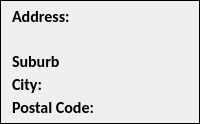
       <widget class="QFrame" name="f2_prac_address">
        <property name="frameShape">
         <enum>QFrame::Box</enum>
        </property>
        <layout class="QFormLayout" name="formLayout">
         <property name="horizontalSpacing">
          <number>14</number>
         </property>
         <property name="verticalSpacing">
          <number>2</number>
         </property>
         <property name="topMargin">
          <number>5</number>
         </property>
         <property name="bottomMargin">
          <number>5</number>
         </property>
         <item row="0" column="0">
          <widget class="QLabel" name="address">
           <property name="font">
            <font>
             <family>Calibri</family>
             <pointsize>12</pointsize>
             <bold>true</bold>
            </font>
           </property>
           <property name="text">
            <string>Address:</string>
           </property>
          </widget>
         </item>
         <item row="0" column="1">
          <widget class="QLabel" name="p1">
           <property name="font">
            <font>
             <family>Calibri</family>
             <pointsize>12</pointsize>
             <bold>false</bold>
            </font>
           </property>
           <property name="text">
            <string/>
           </property>
           <property name="wordWrap">
            <bool>true</bool>
           </property>
          </widget>
         </item>
         <item row="1" column="0">
          <widget class="QLabel" name="suburb">
           <property name="font">
            <font>
             <family>Calibri</family>
             <pointsize>12</pointsize>
             <bold>true</bold>
            </font>
           </property>
           <property name="text">
            <string/>
           </property>
          </widget>
         </item>
         <item row="1" column="1">
          <widget class="QLabel" name="p2">
           <property name="font">
            <font>
             <family>Calibri</family>
             <pointsize>12</pointsize>
             <bold>false</bold>
            </font>
           </property>
           <property name="text">
            <string/>
           </property>
           <property name="wordWrap">
            <bool>true</bool>
           </property>
          </widget>
         </item>
         <item row="2" column="0">
          <widget class="QLabel" name="suburb_2">
           <property name="font">
            <font>
             <family>Calibri</family>
             <pointsize>12</pointsize>
             <bold>true</bold>
            </font>
           </property>
           <property name="text">
            <string>Suburb</string>
           </property>
          </widget>
         </item>
         <item row="2" column="1">
          <widget class="QLabel" name="p3">
           <property name="font">
            <font>
             <family>Calibri</family>
             <pointsize>12</pointsize>
             <bold>false</bold>
            </font>
           </property>
           <property name="text">
            <string/>
           </property>
           <property name="wordWrap">
            <bool>true</bool>
           </property>
          </widget>
         </item>
         <item row="3" column="0">
          <widget class="QLabel" name="city">
           <property name="font">
            <font>
             <family>Calibri</family>
             <pointsize>12</pointsize>
             <bold>true</bold>
            </font>
           </property>
           <property name="text">
            <string>City:</string>
           </property>
          </widget>
         </item>
         <item row="3" column="1">
          <widget class="QLabel" name="p4">
           <property name="font">
            <font>
             <family>Calibri</family>
             <pointsize>12</pointsize>
             <bold>false</bold>
            </font>
           </property>
           <property name="text">
            <string/>
           </property>
           <property name="wordWrap">
            <bool>true</bool>
           </property>
          </widget>
         </item>
         <item row="4" column="0">
          <widget class="QLabel" name="postal">
           <property name="font">
            <font>
             <family>Calibri</family>
             <pointsize>12</pointsize>
             <bold>true</bold>
            </font>
           </property>
           <property name="text">
            <string>Postal Code:</string>
           </property>
          </widget>
         </item>
         <item row="4" column="1">
          <widget class="QLabel" name="p5">
           <property name="font">
            <font>
             <family>Calibri</family>
             <pointsize>12</pointsize>
             <bold>false</bold>
            </font>
           </property>
           <property name="text">
            <string/>
           </property>
          </widget>
         </item>
        </layout>
       </widget>
